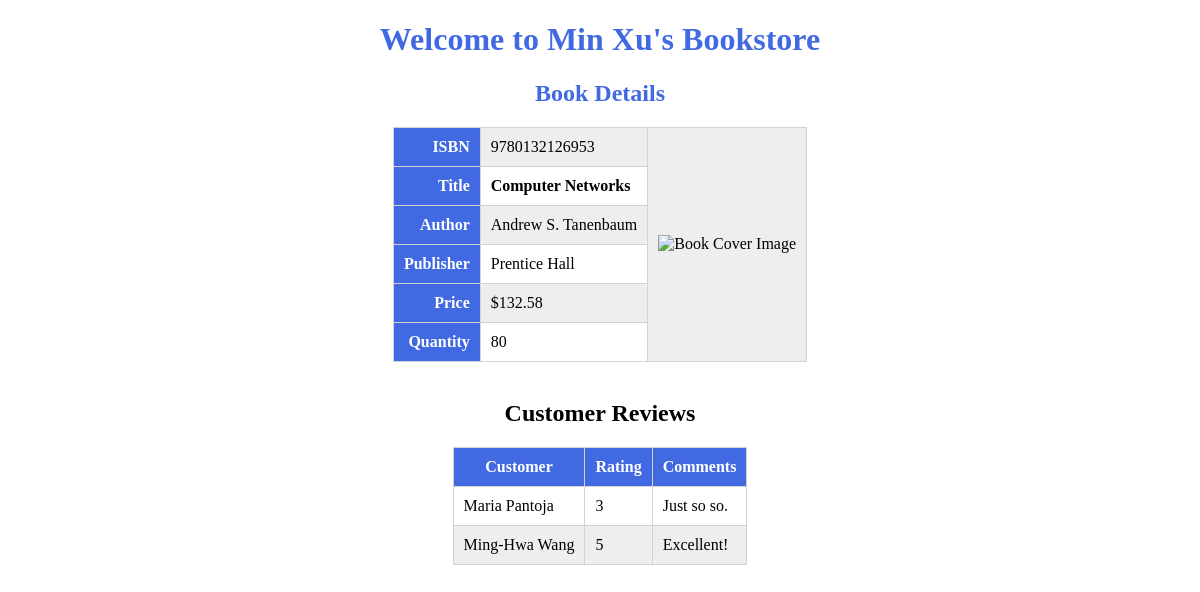
The app's page /show_book.php?isbn=9780132126953 with its own data.
### tables this page shows
CREATE TABLE books (
  isbn CHAR(13),
  title VARCHAR(255),
  author VARCHAR(255),
  publisher VARCHAR(255),
  price NUMERIC(10,2),
  topic integer,
  image MEDIUMBLOB,
  PRIMARY KEY (isbn)
);

CREATE TABLE inventory (
  isbn CHAR(13), 
  quantity INTEGER
);

CREATE TABLE comments (
  order_id INTEGER,
  isbn CHAR(13),
  rating SMALLINT,
  content VARCHAR(255)
);

CREATE TABLE customers (
  customer_id INTEGER AUTO_INCREMENT,
  username VARCHAR(255),
  password CHAR(40),   
  first_name VARCHAR(255),
  last_name VARCHAR(255),
  email VARCHAR(255),
  is_prime_member boolean,
  PRIMARY KEY (customer_id)
);

### show_book.php (the view, shortened to what this page needs)
<?php
require_once 'shared_functions.php';
function showBookDetails($connection, $isbn) {
  $query = "SELECT * FROM books NATURAL JOIN inventory WHERE isbn = '{$isbn}';";
  $results = mysql_query($query, $connection);
  $row = mysql_fetch_assoc($results);
  $price_string = money_format("%i", $row['price']);
  echo "
      <table>
      <tr>
      <th class='right'>ISBN</th>
      <td>{$row['isbn']}</td>
      <td class='image' rowspan='6'>
      <img src='show_image.php?isbn={$isbn}' alt='Book Cover Image' height='240'>
      </td>
      </tr>
      <tr>
      <th class='right'>Title</th>
      <td class='strong'>{$row['title']}</td>
      </tr>
      <tr>
      <th class='right'>Author</th>
      <td>{$row['author']}</td>
      </tr>
      <tr>
      <th class='right'>Publisher</th>
      <td>{$row['publisher']}</td>
      </tr>
      <tr>
      <th class='right'>Price</th>
      <td>\${$price_string}</td>
      </tr>
      <tr>
      <th class='right'>Quantity</th>
      <td>{$row['quantity']}</td>
      </tr>
      </table>
      <br>";
  if (empty($_COOKIE['customer_id'])) {
    return $row['topic'];
  }
  return $row['topic'];
}
function showReview($connection, $isbn) {
  echo "<h2 style='color:black;'>Customer Reviews</h2>";
  $query = "SELECT customers.first_name, customers.last_name, content, rating
        FROM (comments NATURAL JOIN orders) JOIN customers USING (customer_id)
        WHERE isbn = '{$isbn}';";
  $results = mysql_query($query, $connection);
  echo "
      <table>
      <tr>
      <th>Customer</th>
      <th>Rating</th>
      <th>Comments</th>
      </tr>";
  while ($row = mysql_fetch_assoc($results)) {
    echo "
      <tr>
      <td>{$row['first_name']} {$row['last_name']}</td>
      <td>{$row['rating']}</td>
      <td>{$row['content']}</td>
      </tr>";
  }
  echo "</table>";
}
function showBook() {
  $isbn = $_GET['isbn'];
  $connection = connect();
  $topic = showBookDetails($connection, $isbn);
  showReview($connection, $isbn);
}
showBook();
?>

### bookstore.css (style rules this page uses)
h1, h2, h3 { text-align: center; color: royalblue; }
table, th, td { border: 1px solid lightgray; border-collapse: collapse; }
table { margin-left: auto; margin-right: auto; }
th, td { padding: 10px; }
th { background-color: royalblue; color: white; }
tr:nth-child(even) { background-color: #fff; }
tr:nth-child(odd) { background-color: #eee; }
.right { text-align: right; }
.strong { font-weight: bold; }

### records on screen
books: isbn "9780132126953", title "Computer Networks", author "Andrew S. Tanenbaum", publisher "Prentice Hall", price "132.58", inventory.quantity "80"
comments: customers.first_name "Maria", customers.last_name "Pantoja", rating "3", content "Just so so."
comments: customers.first_name "Ming-Hwa", customers.last_name "Wang", rating "5", content "Excellent!"

### other values on screen
$title "Book Details"
